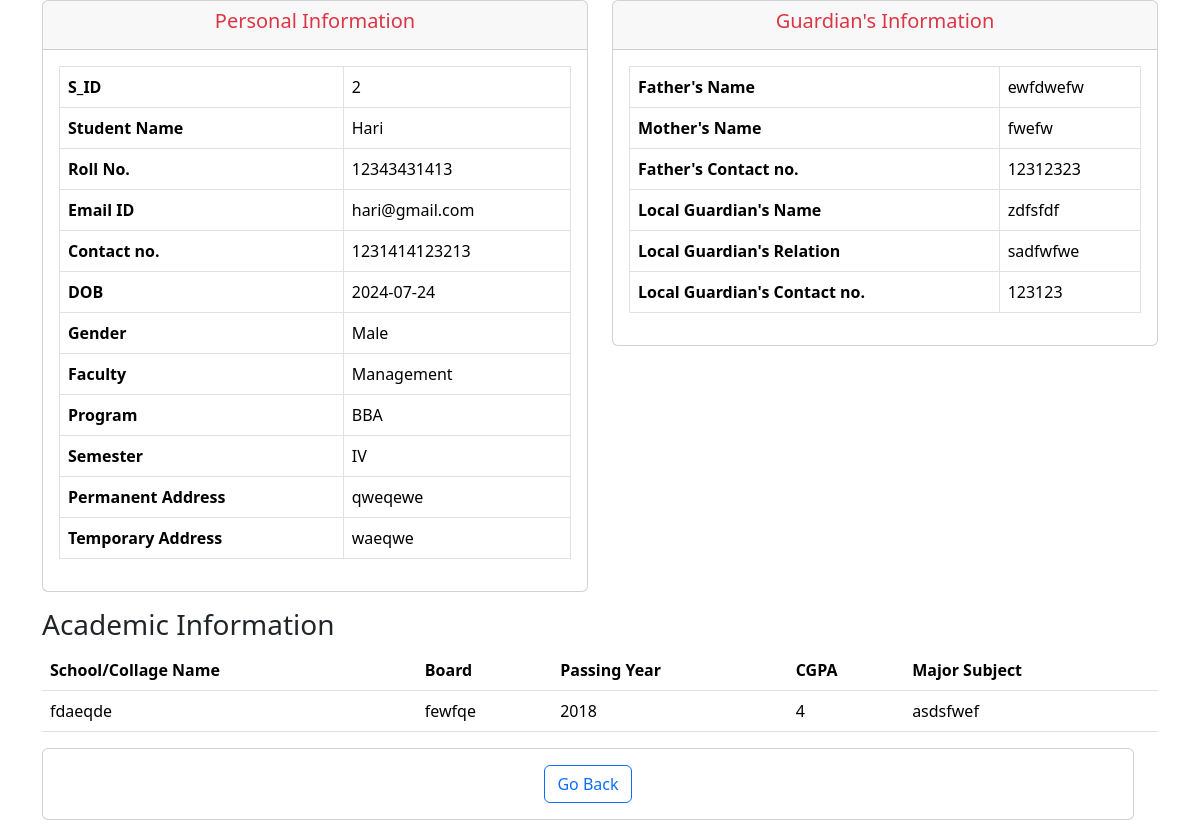
Screenshot of /view.php?id=2 with the database file from the repository.
### tables this page shows
CREATE TABLE `student_tbl` (
  `s_id` int(20) NOT NULL,
  `s_name` varchar(50) NOT NULL,
  `roll` bigint(50) NOT NULL,
  `email` varchar(50) NOT NULL,
  `contact` bigint(50) NOT NULL,
  `dob` date NOT NULL,
  `gender` varchar(20) NOT NULL,
  `faculty` int(50) NOT NULL,
  `program` int(11) NOT NULL,
  `semester` int(20) NOT NULL,
  `p_address` varchar(50) NOT NULL,
  `t_address` varchar(50) NOT NULL,
  `f_name` varchar(50) NOT NULL,
  `m_name` varchar(50) NOT NULL,
  `f_contact` varchar(50) NOT NULL,
  `l_name` varchar(50) NOT NULL,
  `l_relation` varchar(50) NOT NULL,
  `l_contact` varchar(20) NOT NULL,
  `sc_name` varchar(100) NOT NULL,
  `board` varchar(50) NOT NULL,
  `p_year` varchar(20) NOT NULL,
  `cgpa` int(20) NOT NULL,
  `m_subject` varchar(50) NOT NULL,
  `flag` int(20) NOT NULL
);

CREATE TABLE `faculty_tbl` (
  `f_id` int(20) NOT NULL,
  `f_code` varchar(50) NOT NULL,
  `f_title` varchar(50) NOT NULL,
  `flag` int(20) NOT NULL
);

CREATE TABLE `program_tbl` (
  `p_id` int(20) NOT NULL,
  `p_code` varchar(50) NOT NULL,
  `p_title` varchar(100) NOT NULL,
  `flag` int(20) NOT NULL
);

CREATE TABLE `sem_tbl` (
  `s_id` int(20) NOT NULL,
  `sem` varchar(50) NOT NULL,
  `flag` int(20) NOT NULL
);

### view.php (the view, shortened to what this page needs)
<?php
@include 'db.php';
?>
<!DOCTYPE html>
<html>
<head>
   <link rel="stylesheet" href="https://cdn.jsdelivr.net/npm/bootstrap@5.3.2/dist/css/bootstrap.min.css"/>
</head>
<body>
           <?php
                  $id = $_GET['id'];
                   $sql = "SELECT * FROM `student_tbl` where s_id = '$id'";
                   $result = mysqli_query($conn, $sql);
                   while($row = mysqli_fetch_assoc($result)) {
             ?>
<div class="container profile-page">
  <div class="row">
    <div class="col-md-6">
      <div class="card mb-3">
        <div class="card-header">
          <h5 class="text-center text-danger">Personal Information</h5>
        </div>
        <div class="card-body">
          <div class="table-responsive">
            <table class="table table-bordered" width="100%" cellspacing="0">
              <tbody class="text-dark">
              <tr>
                  <th>S_ID</th>
                  <td><?php echo $row['s_id']?></td>
                </tr>
                <tr>
                  <th>Student Name</th>
                  <td><?php echo $row['s_name']?></td>
                </tr>
                <tr>
                  <th>Roll No.</th>
                  <td><?php echo $row['roll']?> </td>
                </tr>
                <tr>
                  <th>Email ID</th>
                  <td><?php echo $row['email']?> </td>
                </tr>
                <tr>
                  <th>Contact no.</th>
                  <td> <?php echo $row['contact']?></td>
                </tr>
                <tr>
                  <th>DOB</th>
                  <td> <?php echo $row['dob']?></td>
                </tr>
                <tr>
                  <th>Gender</th>
                  <td><?php echo $row['gender']?></td>
                </tr>
                <tr>
                  <th>Faculty</th>
                  <td>
                    <?php
                  $facId= $row['faculty'];
                   $facSql = "SELECT * FROM faculty_tbl where f_id= '$facId'";
                   $facResult = mysqli_query($conn, $facSql);
                   while($row2 = mysqli_fetch_assoc($facResult)) {
                    echo $row2["f_title"];
                   }
                  ?>
                  </td>
                </tr>
                <tr>
                  <th>Program</th>
                  <td>
                  <?php
                  $facId= $row['program'];
                   $facSql = "SELECT * FROM program_tbl where p_id= '$facId'";
                   $facResult = mysqli_query($conn, $facSql);
                   while($row2 = mysqli_fetch_assoc($facResult)) {
                    echo $row2["p_title"];
                   }
                  ?>
                </td>
                </tr>
                <tr>
                  <th>Semester</th>
                  <td>
                  <?php
                  $facId= $row['semester'];
                   $facSql = "SELECT * FROM sem_tbl where s_id= '$facId'";
                   $facResult = mysqli_query($conn, $facSql);
                   while($row2 = mysqli_fetch_assoc($facResult)) {
                    echo $row2["sem"];
                   }
                  ?>
                </td>
                </tr>
                <tr>
                  <th>Permanent Address</th>
                  <td> <?php echo $row['p_address']?> </td>
                </tr>
                <tr>
                  <th>Temporary Address</th>
                  <td><?php echo $row['t_address']?> </td>
                </tr>
              </tbody>
            </table>
          </div>
        </div>
      </div>
    </div>
    <div class="col-md-6">
      <div class="card mb-3">
        <div class="card-header">
          <h5 class="text-center text-danger">Guardian's Information</h5>
        </div>
        <div class="card-body">
          <div class="table-responsive">
            <table class="table table-bordered" width="100%" cellspacing="0">
              <tbody class="text-dark">
              <tr>
                  <th>Father's Name</th>
                  <td><?php echo $row['f_name']?> </td>
                </tr>
                <tr>
                  <th>Mother's Name</th>
                  <td> <?php echo $row['m_name']?></td>
                </tr>
                <tr>
                  <th>Father's Contact no.</th>
                  <td><?php echo $row['f_contact']?>  </td>
                </tr>
                <tr>
                  <th>Local Guardian's Name</th>
                  <td><?php echo $row['l_name']?> </td>
                </tr>
                <tr>
                  <th>Local Guardian's Relation</th>
                  <td><?php echo $row['l_relation']?></td>
                </tr>
                <tr>
                  <th>Local Guardian's Contact no.</th>
                  <td> <?php echo $row['l_contact']?> </td>
                </tr>
              </tbody>
            </table>
          </div>
        </div>
      </div>
    </div>
<div class="container">
<link rel="stylesheet" href="https://cdn.jsdelivr.net/npm/bootstrap@5.3.2/dist/css/bootstrap.min.css"/>
      <h3> Academic Information</h3>
<table class="table">
  <thead>
    <tr>
      <th scope="col">School/Collage Name</th>
      <th scope="col">Board</th>
      <th scope="col">Passing Year</th>
      <th scope="col">CGPA</th>
      <th scope="col">Major Subject</th>
    </tr>
  </thead>
  <tbody>
    <tr>
      <td><?php echo $row['sc_name']?></td>
      <td><?php echo $row['board']?></td>
      <td><?php echo $row['p_year']?></td>
      <td><?php echo $row['cgpa']?></td>
      <td><?php echo $row['m_subject']?></td>
    </tr>
  </tbody>
</table>
</div>
  <div class="row mb-3">
    <div class="col-md-12">
      <div class="card">
        <div class="card-body d-flex justify-content-around">
          <div>
            <a href="go_back.php" class="btn btn-outline-primary">Go Back</a>
          </div>
        </div>
      </div>
    </div>
  </div>
</div>
<?php
}
  ?>
</body>
</html>

### rows the page displays
student_tbl: s_id "2", s_name "Hari", roll "12343431413", email "hari@gmail.com", contact "1231414123213", dob "2024-07-24", gender "Male", p_address "qweqewe", t_address "waeqwe", f_name "ewfdwefw", m_name "fwefw", f_contact "12312323", l_name "zdfsfdf", l_relation "sadfwfwe", l_contact "123123", sc_name "fdaeqde", board "fewfqe", p_year "2018", cgpa "4", m_subject "asdsfwef"
faculty_tbl: f_title "Management"
program_tbl: p_title "BBA"
sem_tbl: sem "IV"
